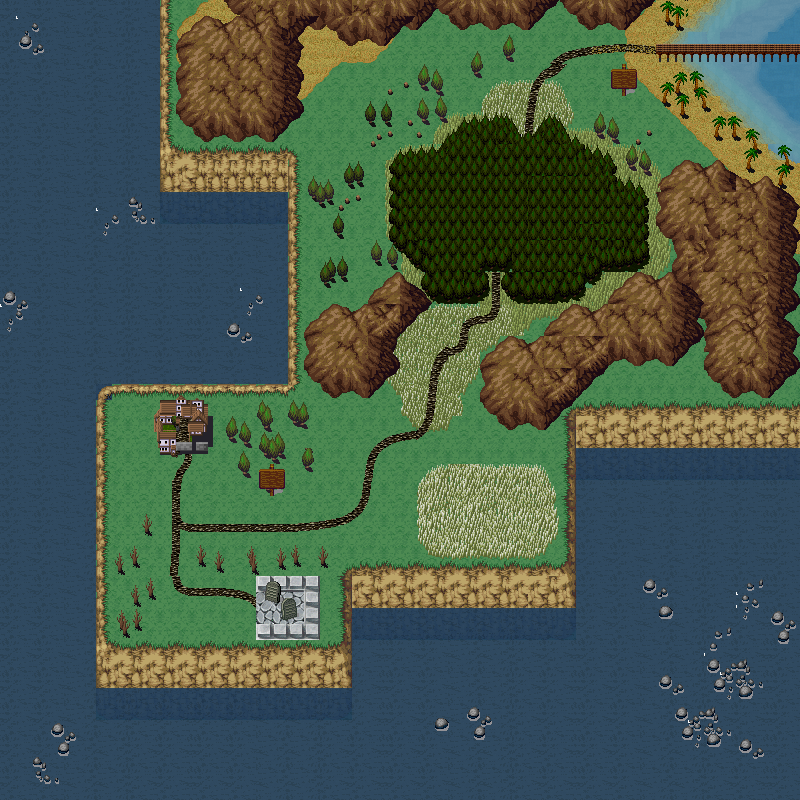

This game map was drawn from its Tiled (.tmx) file and the tilesets committed beside it. A one-line description and the trimmed map source follow:
An orthogonal 50x50 tile map with 16x16 px tiles, 11 tile layers (underLand, baseOcean, land, shore, ...), 11 tilesets.

<map version="1.0" orientation="orthogonal" width="50" height="50" tilewidth="16" tileheight="16">
 <tileset firstgid="1" name="Mundi3" tilewidth="16" tileheight="16">
  <image source="../tilesets/mundi3.png" trans="ffffff" width="512" height="384" />
 </tileset>
 <tileset firstgid="769" name="Mountains" tilewidth="16" tileheight="16">
  <image source="../tilesets/mountains.png" trans="000000" width="512" height="480" />
 </tileset>
 <tileset firstgid="1729" name="Mundi1" tilewidth="32" tileheight="32">
  <image source="../tilesets/mundi1.png" trans="ffffff" width="512" height="512" />
 </tileset>
 <tileset firstgid="1985" name="Mundi2" tilewidth="16" tileheight="16">
  <image source="../tilesets/mundi2.png" trans="ffffff" width="512" height="384" />
 </tileset>
 <tileset firstgid="2753" name="Base" tilewidth="16" tileheight="16">
  <image source="../tilesets/base.png" trans="000000" width="512" height="480" />
 </tileset>
 <tileset firstgid="3713" name="Mundi4" tilewidth="32" tileheight="32">
  <image source="../tilesets/mundi4.png" trans="ffffff" width="256" height="16448" />
 </tileset>
 <tileset firstgid="7825" name="DeepSea" tilewidth="32" tileheight="32">
  <image source="../tilesets/deepsea.png" trans="ffffff" width="384" height="128" />
 </tileset>
 <tileset firstgid="7873" name="Mountains2" tilewidth="32" tileheight="32">
  <image source="../tilesets/mountains2.png" trans="ffffff" width="96" height="128" />
 </tileset>
 <tileset firstgid="7885" name="Ground" tilewidth="32" tileheight="32">
  <image source="../tilesets/ground.png" trans="ffffff" width="96" height="128" />
 </tileset>
 <tileset firstgid="7897" name="Seas" tilewidth="16" tileheight="16">
  <image source="../tilesets/seas.png" width="512" height="384" />
 </tileset>
 <tileset firstgid="8665" name="Sea" tilewidth="32" tileheight="32">
  <image source="../tilesets/sea.png" width="384" height="128" />
 </tileset>
 <layer name="underLand" width="50" height="50">
  <data>[2500 cells, 1162 non-empty, 20 distinct tile ids]</data>
 </layer>
 <layer name="baseOcean" width="50" height="50" opacity="0.92">
  <data>[2500 cells, 2500 non-empty, 72 distinct tile ids]</data>
 </layer>
 <layer name="land" width="50" height="50">
  <data>[2500 cells, 1455 non-empty, 33 distinct tile ids]</data>
 </layer>
 <layer name="shore" width="50" height="50">
  <data>[2500 cells, 66 non-empty, 9 distinct tile ids]</data>
 </layer>
 <layer name="overGrass" width="50" height="50">
  <data>[2500 cells, 127 non-empty, 36 distinct tile ids]</data>
 </layer>
 <layer name="overLand" width="50" height="50">
  <data>[2500 cells, 128 non-empty, 72 distinct tile ids]</data>
 </layer>
 <layer name="forest" width="50" height="50">
  <data>[2500 cells, 54 non-empty, 17 distinct tile ids]</data>
 </layer>
 <layer name="deepSea" width="50" height="50">
  <data>[2500 cells, 18 non-empty, 2 distinct tile ids]</data>
 </layer>
 <layer name="deeperSea" width="50" height="50">
  <data>[2500 cells, 8 non-empty, 5 distinct tile ids]</data>
 </layer>
 <layer name="sea" width="50" height="50">
  <data>[2500 cells, 14 non-empty, 9 distinct tile ids]</data>
 </layer>
 <layer name="overShore" width="50" height="50">
  <data>[2500 cells, 50 non-empty, 31 distinct tile ids]</data>
 </layer>
</map>
